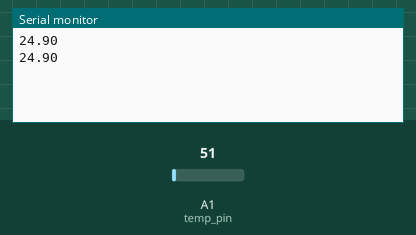
Bench run of a sketch on a simulated Arduino Uno, built with avr-gcc and run on an emulated ATmega328P. Parts: the last lines printed to the serial monitor. The inputs (shaded band) are chosen by the test bench; at power-on: A1 (temp_pin) = 51.

Above: at 1.8 s.
1.9 s: A1 (temp_pin) set to 61
At 2.6 s:
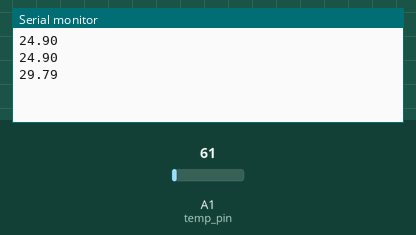
3.4 s: A1 (temp_pin) set to 71
At 4.8 s:
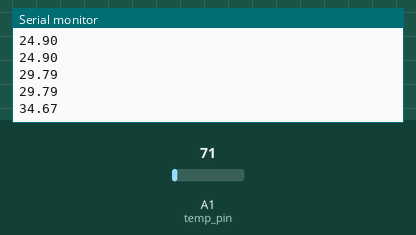
Timing chart, 0 to 6.4 s (numbered marks = the images above; inputs shaded):
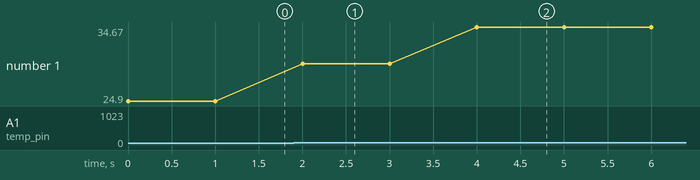

The sketch:

Temperture.ino.ino
```cpp
//vcc=5v
//temp_pin=A1
//GND=GND


float temp;
int temp_pin=A1;
void setup() {
  Serial.begin(9600);
}

void loop() {
   temp=analogRead(temp_pin);
  temp = temp * 0.48828125;
  Serial.println(temp);
  delay(1000);
}
```

Measured:
- after the input at 1.9 s, the serial monitor: prints a new line after 0.10 s (image 1)
- after the input at 3.4 s, the serial monitor: prints a new line after 0.60 s (image 2)
- plotted number 1: 24.9 → 29.79 after the input at 1.9 s, 29.79 → 34.67 after the input at 3.4 s
